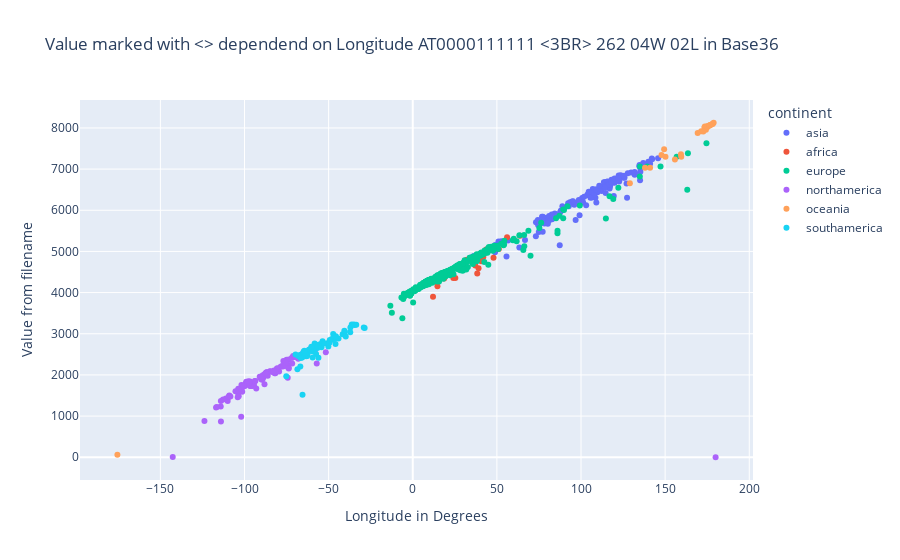

Notebook code cell kept with this figure:
### Code cell
fig = px.scatter(
    df,
    x="maxLon",
    y="f1",
    color="continent",
    title="Value marked with <> dependend on Longitude AT0000111111 <3BR> 262 04W 02L in Base36",
    hover_name="name",
    hover_data=["maxLon", "f1"],
    labels={
        "f1": "Value from filename",
        "maxLon": "Longitude in Degrees",
    },
)
fig.write_html("docs/f1-maxLon.html")
fig.show()

### Figure 1 — Plotly figure (JSON) as saved in the notebook; plotly's stock layout.template omitted (floating-point values rounded to 4 significant figures; data arrays with more than 128 entries replaced by an {"elided": "..."} marker saying what was removed)
{"data": [{"hovertemplate": "<b>%{hovertext}</b><br><br>continent=asia<br>Longitude in Degrees=%{x}<br>Value from filename=%{y}<extra></extra>", "hovertext": {"elided": "143 str values"}, "legendgroup": "asia", "marker": {"color": "#636efa", "symbol": "circle"}, "mode": "markers", "name": "asia", "orientation": "v", "showlegend": true, "type": "scatter", "x": {"elided": "143 float values"}, "xaxis": "x", "y": {"elided": "143 int values"}, "yaxis": "y"}, {"hovertemplate": "<b>%{hovertext}</b><br><br>continent=africa<br>Longitude in Degrees=%{x}<br>Value from filename=%{y}<extra></extra>", "hovertext": ["africa_Algeria", "africa_Angola", "africa_Djibouti", "africa_Egypt", "africa_Ethiopia", "africa_Kenya", "africa_Madagascar", "africa_Mauritius", "africa_Namibia", "africa_Nigeria", "africa_RepublicofCongo", "africa_RepublicofSouthAfrica", "africa_Reunion", "africa_Rwanda", "africa_Sudan", "africa_Swaziland", "africa_Tanzania"], "legendgroup": "africa", "marker": {"color": "#EF553B", "symbol": "circle"}, "mode": "markers", "name": "africa", "orientation": "v", "showlegend": true, "type": "scatter", "x": [12.04, 24.12, 43.68, 37.16, 48.01, 41.94, 51.15, 63.75, 25.3, 14.68, 18.68, 38.33, 56.07, 30.92, 39.1, 32.14, 40.69], "xaxis": "x", "y": [3897, 4355, 5046, 4656, 4846, 4866, 5058, 5378, 4357, 4156, 4345, 4466, 5347, 4752, 4591, 4796, 4761], "yaxis": "y"}, {"hovertemplate": "<b>%{hovertext}</b><br><br>continent=europe<br>Longitude in Degrees=%{x}<br>Value from filename=%{y}<extra></extra>", "hovertext": {"elided": "372 str values"}, "legendgroup": "europe", "marker": {"color": "#00cc96", "symbol": "circle"}, "mode": "markers", "name": "europe", "orientation": "v", "showlegend": true, "type": "scatter", "x": {"elided": "372 float values"}, "xaxis": "x", "y": {"elided": "372 int values"}, "yaxis": "y"}, {"hovertemplate": "<b>%{hovertext}</b><br><br>continent=northamerica<br>Longitude in Degrees=%{x}<br>Value from filename=%{y}<extra></extra>", "hovertext": ["northamerica_HaitiAndDomrep", "northamerica_America_Alabama", "northamerica_America_Alaska", "northamerica_America_Arizona", "northamerica_America_Arkansas", "northamerica_America_California", "northamerica_America_Colorado", "northamerica_America_Connecticut", "northamerica_America_Delaware", "northamerica_America_Florida", "northamerica_America_Georgia", "northamerica_America_Hawaii", "northamerica_America_Idaho", "northamerica_America_Illinois", "northamerica_America_Indiana", "northamerica_America_Iowa", "northamerica_America_Kansas", "northamerica_America_Kentucky", "northamerica_America_Louisiana", "northamerica_America_Maine", "northamerica_America_Maryland", "northamerica_America_Massachusetts", "northamerica_America_Minnesota", "northamerica_America_Michigan", "northamerica_America_Mississippi", "northamerica_America_Missouri", "northamerica_America_Montana", "northamerica_America_Nebraska", "northamerica_America_Nevada", "northamerica_America_NewJersey", "northamerica_America_NewHampshire", "northamerica_America_Newmexico", "northamerica_America_NewYorkstate", "northamerica_America_NorthCarolina", "northamerica_America_NorthDakota", "northamerica_America_Ohio", "northamerica_America_Oklahomastate", "northamerica_America_Oregon", "northamerica_America_Pennsylvania", "northamerica_America_RhodeIsland", "northamerica_America_SouthCarolina", "northamerica_America_SouthDakota", "northamerica_America_Tennessee", "northamerica_America_Texas", "northamerica_America_ThestateofWisconsin", "northamerica_America_Utah", "northamerica_America_Vermont", "northamerica_America_Virginia", "northamerica_America_WashingtonState", "northamerica_America_Washington,D.C", "northamerica_America_WestVirginia", "northamerica_America_Wyoming", "northamerica_Belize", "northamerica_Canada_Alberta", "northamerica_Canada_BritishColumbia", "northamerica_Canada_Manitoba", "northamerica_Canada_NewBrunswick", "northamerica_Canada_NewfoundlandandLabrador", "northamerica_Canada_Northwestregion", "northamerica_Canada_NovaScotia", "northamerica_Canada_Ontario", "northamerica_Canada_PrinceEdwardIsland", "northamerica_Canada_Quebec", "northamerica_Canada_Saskatchewan", "northamerica_Canada_Yukon", "northamerica_CostaRica", "northamerica_Cuba", "northamerica_Honduras", "northamerica_Guatemala", "northamerica_Jamaica", "northamerica_Mexico_Aguascalientes", "northamerica_Mexico_BajaCalifornia", "northamerica_Mexico_BajaCaliforniaSur", "northamerica_Mexico_Campeche", "northamerica_Mexico_Chiapas", "northamerica_Mexico_Chihuahua", "northamerica_Mexico_Coahuila", "northamerica_Mexico_Colima", "northamerica_Mexico_Durango", "northamerica_Mexico_Guanajuato", "northamerica_Mexico_Guerrero", "northamerica_Mexico_Jalisco", "northamerica_Mexico_MexicoCity", "northamerica_Mexico_Michoacan", "northamerica_Mexico_Morelos", "northamerica_Mexico_Nayarit", "northamerica_Mexico_NuevoLeon", "northamerica_Mexico_Oaxaca", "northamerica_Mexico_Queretaro", "northamerica_Mexico_QuintanaRoo", "northamerica_Mexico_SanLuisPotosí", "northamerica_Mexico_Sinaloa", "northamerica_Mexico_Sonora", "northamerica_Mexico_StateofHidalgo", "northamerica_Mexico_StateofMexico", "northamerica_Mexico_Tabasco", "northamerica_Mexico_StateofPuebla", "northamerica_Mexico_Tamaulipas", "northamerica_Mexico_Tlaxcala", "northamerica_Mexico_Veracruz", "northamerica_Mexico_Yucatan", "northamerica_Mexico_Zacatecas", "northamerica_Nicaragua", "northamerica_Panama", "northamerica_PuertoRico", "northamerica_Salvador"], "legendgroup": "northamerica", "marker": {"color": "#ab63fa", "symbol": "circle"}, "mode": "markers", "name": "northamerica", "orientation": "v", "showlegend": true, "type": "scatter", "x": [-68.05, -84.89, 180.0, -109.0, -89.64, -114.1, -102.0, -71.79, -74.98, -79.44, -80.74, -142.7, -111.0, -87.49, -84.78, -90.14, -94.59, -81.96, -88.67, -66.87, -74.95, -68.73, -89.49, -82.07, -88.09, -89.09, -104.0, -95.31, -114.0, -73.68, -70.49, -103.0, -71.66, -73.74, -96.55, -80.51, -94.43, -116.5, -74.69, -71.11, -78.52, -96.44, -81.64, -93.02, -86.2, -109.0, -71.46, -74.3, -116.9, -76.91, -77.71, -103.9, -86.86, -110.0, -114.0, -88.12, -63.35, -51.66, -102.0, -58.23, -74.31, -61.16, -57.07, -101.4, -123.8, -82.48, -73.71, -83.02, -87.95, -75.51, -101.8, -112.7, -109.4, -89.1, -90.35, -103.3, -99.83, -103.5, -102.5, -99.65, -97.98, -101.5, -98.94, -100.0, -98.63, -103.7, -98.4, -93.84, -99.03, -86.69, -98.31, -105.4, -108.4, -97.97, -98.58, -90.97, -96.7, -97.12, -97.61, -93.59, -87.52, -100.7, -82.61, -77.12, -65.09, -87.53], "xaxis": "x", "y": [2393, 2082, 0, 1483, 1942, 1231, 1614, 2418, 2371, 2082, 2147, 9, 1428, 2013, 2091, 1896, 1773, 2057, 1955, 2478, 2287, 2423, 1883, 2038, 2010, 1916, 1455, 1728, 1365, 2376, 2444, 1614, 2280, 2177, 1728, 2165, 1751, 1219, 2263, 2459, 2199, 1728, 2040, 1669, 1982, 1500, 2424, 2191, 1211, 2341, 2215, 1568, 2065, 1365, 869, 1774, 2524, 2551, 985, 2576, 1930, 2625, 2279, 1592, 882, 2109, 2159, 2062, 1985, 2301, 1754, 1402, 1461, 1991, 1953, 1613, 1729, 1483, 1655, 1772, 1770, 1690, 1834, 1734, 1831, 1667, 1792, 1852, 1806, 2063, 1767, 1605, 1477, 1823, 1805, 1953, 1841, 1816, 1849, 1850, 2038, 1720, 2096, 2205, 2541, 2043], "yaxis": "y"}, {"hovertemplate": "<b>%{hovertext}</b><br><br>continent=oceania<br>Longitude in Degrees=%{x}<br>Value from filename=%{y}<extra></extra>", "hovertext": ["oceania_Australia_Capitalterritory", "oceania_Australia_NewSouthWales", "oceania_Australia_NorthernTerritory", "oceania_Australia_Queensland", "oceania_Australia_SouthAustralia", "oceania_Australia_Tasmania", "oceania_Australia_Victoria", "oceania_Australia_WesternAustralia", "oceania_NewZealand_Auckland", "oceania_NewZealand_BayofPlenty", "oceania_NewZealand_Canterbury", "oceania_NewZealand_ChathamIslands", "oceania_NewZealand_Gisborne", "oceania_NewZealand_Hawke'sBay", "oceania_NewZealand_Marlborough", "oceania_NewZealand_ManawatuWanganui", "oceania_NewZealand_Nelson", "oceania_NewZealand_Northland", "oceania_NewZealand_Otago", "oceania_NewZealand_Southland", "oceania_NewZealand_Taranachi", "oceania_NewZealand_Tasman", "oceania_NewZealand_Waikato", "oceania_NewZealand_Wellington", "oceania_NewZealand_WestBank", "oceania_NorthernMarianaIslands"], "legendgroup": "oceania", "marker": {"color": "#FFA15A", "symbol": "circle"}, "mode": "markers", "name": "oceania", "orientation": "v", "showlegend": true, "type": "scatter", "x": [149.4, 159.6, 138.0, 155.8, 141.0, 159.4, 150.2, 129.0, 175.9, 178.1, 174.2, -175.5, 178.8, 178.3, 174.6, 176.9, 173.6, 175.0, 171.4, 169.3, 175.0, 173.4, 176.5, 176.6, 172.7, 147.9], "xaxis": "x", "y": [7481, 7303, 7030, 7235, 7030, 7361, 7303, 6659, 8053, 8096, 7954, 62, 8126, 8101, 8026, 8070, 8036, 8018, 7921, 7876, 8043, 8010, 8062, 8064, 7915, 7342], "yaxis": "y"}, {"hovertemplate": "<b>%{hovertext}</b><br><br>continent=southamerica<br>Longitude in Degrees=%{x}<br>Value from filename=%{y}<extra></extra>", "hovertext": ["southamerica_Argentina_CatamarcaProvince", "southamerica_Argentina_ChacoProvince", "southamerica_Argentina_ChubutProvince", "southamerica_Argentina_CordobaProvince", "southamerica_Argentina_Corrientes", "southamerica_Argentina_FormosaProvince", "southamerica_Argentina_JujuyProvince", "southamerica_Argentina_LaPampa", "southamerica_Argentina_LaRioja", "southamerica_Argentina_MendozaProvince", "southamerica_Argentina_MisionesProvince", "southamerica_Argentina_MunicipalityofBuenosAires", "southamerica_Argentina_ProvinceofBuenosAires", "southamerica_Argentina_provinceofentrerios", "southamerica_Argentina_ProvinceofNeuquen", "southamerica_Argentina_RioNegro", "southamerica_Argentina_SaltaProvince", "southamerica_Argentina_sanjuanprovince", "southamerica_Argentina_SantaCruzProvince", "southamerica_Argentina_SantaFeProvince", "southamerica_Argentina_SantiagodelEstero", "southamerica_Argentina_stlouis", "southamerica_Argentina_TierradelFuego", "southamerica_Argentina_TucumanProvince", "southamerica_ArubaIsland", "southamerica_Brazil_Acre", "southamerica_Brazil_Alagoas", "southamerica_Brazil_Amapa", "southamerica_Brazil_Amazonas", "southamerica_Brazil_Bahia", "southamerica_Brazil_CantonofPar", "southamerica_Brazil_Ceara", "southamerica_Brazil_FederalCapital", "southamerica_Brazil_Maranhão", "southamerica_Brazil_MatoGrosso", "southamerica_Brazil_MatoGrossodoSul", "southamerica_Brazil_MinasGerais", "southamerica_Brazil_Paraiba", "southamerica_Brazil_Paraná", "southamerica_Brazil_pernambuco", "southamerica_Brazil_RioGrandedoNorte", "southamerica_Brazil_Piaui", "southamerica_Brazil_RioGrandedoSul", "southamerica_Brazil_Rondônia", "southamerica_Brazil_Roraima", "southamerica_Brazil_SantaCatarina", "southamerica_Brazil_SaoPauloState", "southamerica_Brazil_Sergipe", "southamerica_Brazil_StateofEspiritoSan", "southamerica_Brazil_StateofGoias", "southamerica_Brazil_StateofRioDeJaneiro", "southamerica_Brazil_Tocantins", "southamerica_Chile", "southamerica_Colombia", "southamerica_Ecuador", "southamerica_Guyana", "southamerica_Paraguay", "southamerica_Peru", "southamerica_Polivia", "southamerica_Suriname", "southamerica_TrinidadandTobago", "southamerica_Venezuela", "southamerica_Uruguay"], "legendgroup": "southamerica", "marker": {"color": "#19d3f3", "symbol": "circle"}, "mode": "markers", "name": "southamerica", "orientation": "v", "showlegend": true, "type": "scatter", "x": [-64.76, -58.36, -63.3, -61.75, -55.6, -57.53, -64.13, -63.36, -65.38, -66.46, -53.62, -58.33, -56.65, -57.78, -67.97, -62.77, -62.32, -66.64, -65.7, -58.88, -61.69, -64.86, -63.77, -64.46, -69.66, -66.6, -34.95, -49.31, -56.06, -37.15, -45.9, -37.06, -47.29, -41.67, -50.17, -50.91, -39.82, -34.58, -47.84, -29.11, -33.59, -40.35, -49.51, -59.76, -58.87, -48.09, -44.14, -36.26, -28.59, -45.88, -40.66, -45.67, -65.51, -66.81, -75.18, -56.45, -54.24, -68.55, -57.46, -53.83, -60.27, -59.51, -52.77], "xaxis": "x", "y": [2523, 2652, 2452, 2598, 2737, 2676, 2566, 2541, 2510, 2489, 2819, 2764, 2652, 2712, 2457, 2459, 2535, 2489, 2421, 2664, 2612, 2560, 2534, 2589, 2496, 2411, 3225, 2846, 2415, 3034, 2754, 3152, 2996, 2986, 2692, 2771, 2933, 3213, 2852, 3153, 3217, 3048, 2783, 2575, 2620, 2870, 2886, 3225, 3142, 2883, 3074, 2940, 1519, 2202, 1966, 2698, 2670, 2138, 2511, 2774, 2682, 2426, 2765], "yaxis": "y"}], "layout": {"legend": {"title": {"text": "continent"}, "tracegroupgap": 0}, "title": {"text": "Value marked with <> dependend on Longitude AT0000111111 <3BR> 262 04W 02L in Base36"}, "xaxis": {"anchor": "y", "domain": [0, 1], "title": {"text": "Longitude in Degrees"}}, "yaxis": {"anchor": "x", "domain": [0, 1], "title": {"text": "Value from filename"}}}}
